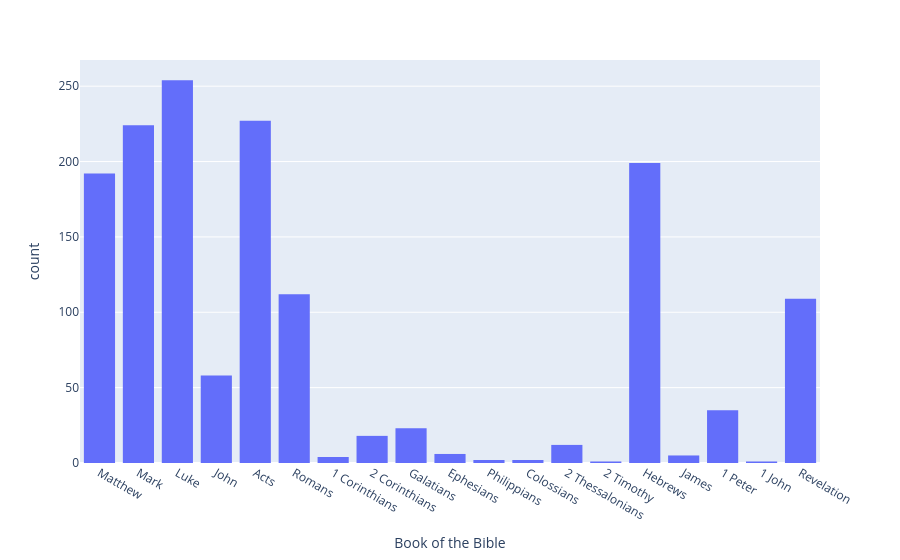

Notebook code for this chart:
### Code cell
px.histogram(
    x = references2['n_start'].str[0],
    labels={'x': 'Book of the Bible'}
)

### Figure 1 — Plotly figure (JSON) as saved in the notebook; plotly's stock layout.template omitted (floating-point values rounded to 4 significant figures; data arrays with more than 128 entries replaced by an {"elided": "..."} marker saying what was removed)
{"data": [{"bingroup": "x", "hovertemplate": "Book of the Bible=%{x}<br>count=%{y}<extra></extra>", "legendgroup": "", "marker": {"color": "#636efa", "pattern": {"shape": ""}}, "name": "", "orientation": "v", "showlegend": false, "type": "histogram", "x": {"elided": "1484 str values"}, "xaxis": "x", "yaxis": "y"}], "layout": {"barmode": "relative", "legend": {"tracegroupgap": 0}, "margin": {"t": 60}, "xaxis": {"anchor": "y", "domain": [0, 1], "title": {"text": "Book of the Bible"}}, "yaxis": {"anchor": "x", "domain": [0, 1], "title": {"text": "count"}}}}
